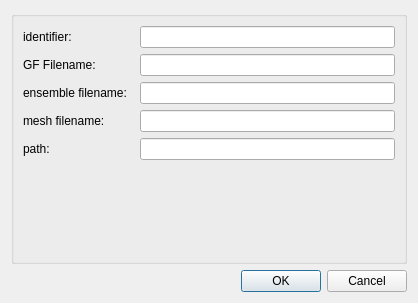
<?xml version="1.0" encoding="UTF-8"?>
<ui version="4.0">
 <class>ConfigureDialog</class>
 <widget class="QDialog" name="Dialog">
  <property name="geometry">
   <rect>
    <x>0</x>
    <y>0</y>
    <width>418</width>
    <height>303</height>
   </rect>
  </property>
  <property name="windowTitle">
   <string>ConfigureDialog</string>
  </property>
  <layout class="QGridLayout" name="gridLayout">
   <item row="0" column="0">
    <widget class="QGroupBox" name="configGroupBox">
     <property name="title">
      <string/>
     </property>
     <layout class="QFormLayout" name="formLayout">
      <item row="0" column="0">
       <widget class="QLabel" name="label0">
        <property name="text">
         <string>identifier:  </string>
        </property>
       </widget>
      </item>
      <item row="0" column="1">
       <widget class="QLineEdit" name="lineEdit0"/>
      </item>

      <item row="1" column="0">
       <widget class="QLabel" name="label1">
        <property name="text">
         <string>GF Filename:  </string>
        </property>
       </widget>
      </item>
      <item row="1" column="1">
       <widget class="QLineEdit" name="lineEdit1"/>
      </item>

      <item row="2" column="0">
       <widget class="QLabel" name="label2">
        <property name="text">
         <string>ensemble filename:  </string>
        </property>
       </widget>
      </item>
      <item row="2" column="1">
       <widget class="QLineEdit" name="lineEdit2"/>
      </item>

      <item row="3" column="0">
       <widget class="QLabel" name="label3">
        <property name="text">
         <string>mesh filename:  </string>
        </property>
       </widget>
      </item>
      <item row="3" column="1">
       <widget class="QLineEdit" name="lineEdit3"/>
      </item>

      <item row="4" column="0">
       <widget class="QLabel" name="label4">
        <property name="text">
         <string>path:  </string>
        </property>
       </widget>
      </item>
      <item row="4" column="1">
       <widget class="QLineEdit" name="lineEdit4"/>
      </item>
     </layout>
    </widget>
   </item>
   <item row="1" column="0">
    <widget class="QDialogButtonBox" name="buttonBox">
     <property name="orientation">
      <enum>Qt::Horizontal</enum>
     </property>
     <property name="standardButtons">
      <set>QDialogButtonBox::Cancel|QDialogButtonBox::Ok</set>
     </property>
    </widget>
   </item>
  </layout>
 </widget>
 <resources/>
 <connections>
  <connection>
   <sender>buttonBox</sender>
   <signal>accepted()</signal>
   <receiver>ConfigureDialog</receiver>
   <slot>accept()</slot>
   <hints>
    <hint type="sourcelabel">
     <x>248</x>
     <y>254</y>
    </hint>
    <hint type="destinationlabel">
     <x>157</x>
     <y>274</y>
    </hint>
   </hints>
  </connection>
  <connection>
   <sender>buttonBox</sender>
   <signal>rejected()</signal>
   <receiver>ConfigureDialog</receiver>
   <slot>reject()</slot>
   <hints>
    <hint type="sourcelabel">
     <x>316</x>
     <y>260</y>
    </hint>
    <hint type="destinationlabel">
     <x>286</x>
     <y>274</y>
    </hint>
   </hints>
  </connection>
 </connections>
</ui>
